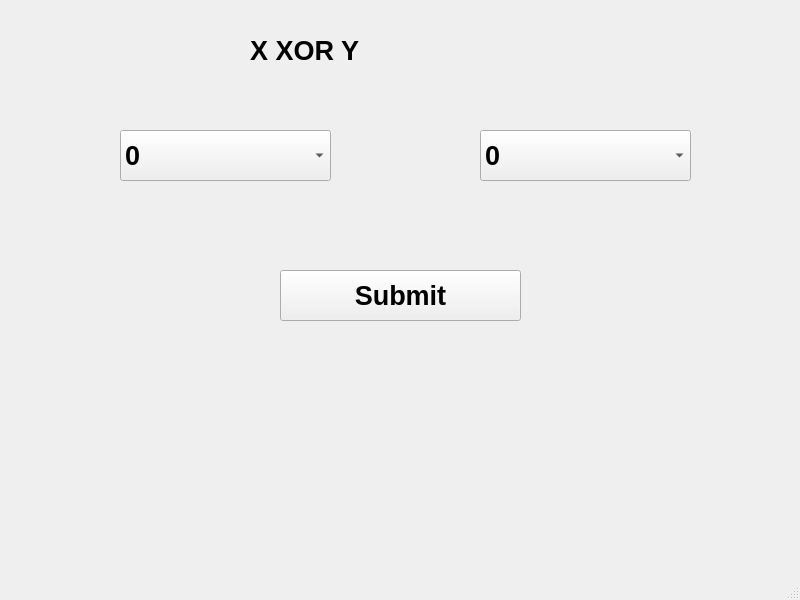
<?xml version="1.0" encoding="UTF-8"?>
<ui version="4.0">
 <class>MainWindow</class>
 <widget class="QMainWindow" name="MainWindow">
  <property name="geometry">
   <rect>
    <x>0</x>
    <y>0</y>
    <width>800</width>
    <height>600</height>
   </rect>
  </property>
  <property name="windowTitle">
   <string>MainWindow</string>
  </property>
  <widget class="QWidget" name="centralwidget">
   <widget class="QComboBox" name="comboBox">
    <property name="geometry">
     <rect>
      <x>120</x>
      <y>130</y>
      <width>211</width>
      <height>51</height>
     </rect>
    </property>
    <property name="font">
     <font>
      <family>MS Sans Serif</family>
      <pointsize>20</pointsize>
      <weight>75</weight>
      <bold>true</bold>
     </font>
    </property>
    <item>
     <property name="text">
      <string>0</string>
     </property>
    </item>
    <item>
     <property name="text">
      <string>1</string>
     </property>
    </item>
   </widget>
   <widget class="QComboBox" name="comboBox_2">
    <property name="geometry">
     <rect>
      <x>480</x>
      <y>130</y>
      <width>211</width>
      <height>51</height>
     </rect>
    </property>
    <property name="font">
     <font>
      <family>MS Sans Serif</family>
      <pointsize>20</pointsize>
      <weight>75</weight>
      <bold>true</bold>
     </font>
    </property>
    <item>
     <property name="text">
      <string>0</string>
     </property>
    </item>
    <item>
     <property name="text">
      <string>1</string>
     </property>
    </item>
   </widget>
   <widget class="QPushButton" name="pushButton">
    <property name="geometry">
     <rect>
      <x>280</x>
      <y>270</y>
      <width>241</width>
      <height>51</height>
     </rect>
    </property>
    <property name="font">
     <font>
      <family>MS Sans Serif</family>
      <pointsize>20</pointsize>
      <weight>75</weight>
      <bold>true</bold>
     </font>
    </property>
    <property name="text">
     <string>Submit</string>
    </property>
   </widget>
   <widget class="QLabel" name="label">
    <property name="geometry">
     <rect>
      <x>250</x>
      <y>20</y>
      <width>351</width>
      <height>61</height>
     </rect>
    </property>
    <property name="font">
     <font>
      <family>MS Sans Serif</family>
      <pointsize>20</pointsize>
      <weight>75</weight>
      <bold>true</bold>
     </font>
    </property>
    <property name="text">
     <string>X XOR Y</string>
    </property>
   </widget>
  </widget>
  <widget class="QMenuBar" name="menubar">
   <property name="geometry">
    <rect>
     <x>0</x>
     <y>0</y>
     <width>800</width>
     <height>26</height>
    </rect>
   </property>
  </widget>
  <widget class="QStatusBar" name="statusbar"/>
 </widget>
 <resources/>
 <connections/>
</ui>
